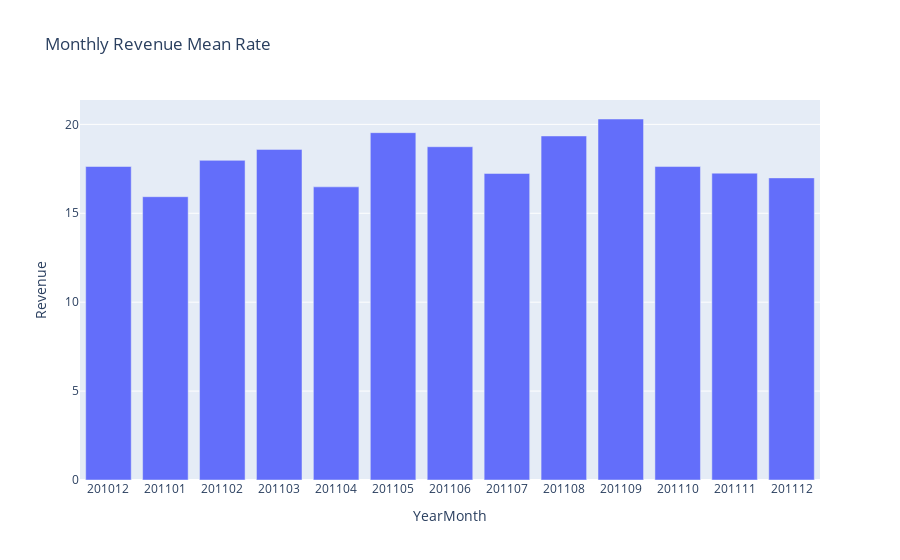

Notebook code for this chart:
### Code cell
plot_data = [
    go.Bar(
        x = df_revenue_avg["CustomerYearMonth"],
        y = df_revenue_avg["Revenue"],
    )
]
plot_layout = go.Layout(
    xaxis={"type":"category"},
    title = "Monthly Revenue Mean Rate"
)
fig = go.Figure(data=plot_data, layout=plot_layout)
fig.update_xaxes(title_text="YearMonth")
fig.update_yaxes(title_text="Revenue")
fig.show()

### Figure 1 — Plotly figure (JSON) as saved in the notebook; plotly's stock layout.template omitted (floating-point values rounded to 4 significant figures)
{"data": [{"type": "bar", "x": [201012, 201101, 201102, 201103, 201104, 201105, 201106, 201107, 201108, 201109, 201110, 201111, 201112], "y": [17.63, 15.93, 17.98, 18.59, 16.49, 19.53, 18.74, 17.24, 19.35, 20.3, 17.63, 17.26, 16.99]}], "layout": {"title": {"text": "Monthly Revenue Mean Rate"}, "xaxis": {"title": {"text": "YearMonth"}, "type": "category"}, "yaxis": {"title": {"text": "Revenue"}}}}
